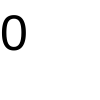
Frame 1 (no input)
Frame 60 (no input): identical to frame 1, image omitted
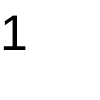
Frame 120 (the mouse pressed at the canvas centre since frame 60)

The p5.js sketch that drew these frames (run headless with seeded random() and noise() and a simulated clock; from frame 60 on, the mouse is pressed at the canvas centre):

// p5.js sketch
// ── sketch.js
var counter = 0

function setup() {
  createCanvas(100,100)
}

function draw() {
  background(255)
  textSize(50)
  text(counter,0,50)
}

function mousePressed() {
  counter = counter + 1
}
